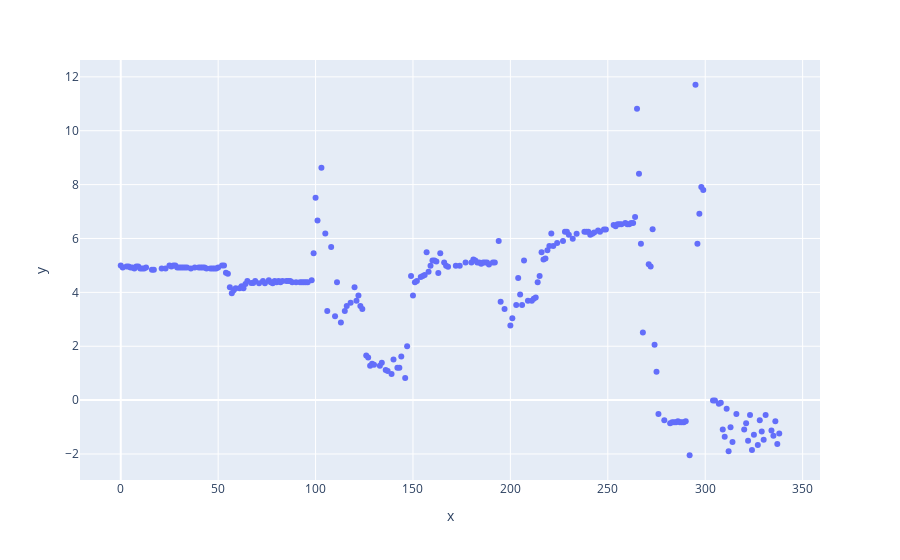

Notebook code for this chart:
### Code cell
import plotly.express as px

accel = seq[['sequence_counter','acc_x']]
accel = accel.reset_index()
fig = px.scatter(y=accel['acc_x'],x=accel['sequence_counter'])
fig.show()

### Figure 1 — Plotly figure (JSON) as saved in the notebook; plotly's stock layout.template omitted (floating-point values rounded to 4 significant figures; data arrays with more than 128 entries replaced by an {"elided": "..."} marker saying what was removed)
{"data": [{"hovertemplate": "x=%{x}<br>y=%{y}<extra></extra>", "legendgroup": "", "marker": {"color": "#636efa", "symbol": "circle"}, "mode": "markers", "name": "", "orientation": "v", "showlegend": false, "type": "scatter", "x": {"elided": "248 int values"}, "xaxis": "x", "y": {"elided": "248 float values"}, "yaxis": "y"}], "layout": {"legend": {"tracegroupgap": 0}, "margin": {"t": 60}, "xaxis": {"anchor": "y", "domain": [0, 1], "title": {"text": "x"}}, "yaxis": {"anchor": "x", "domain": [0, 1], "title": {"text": "y"}}}}
